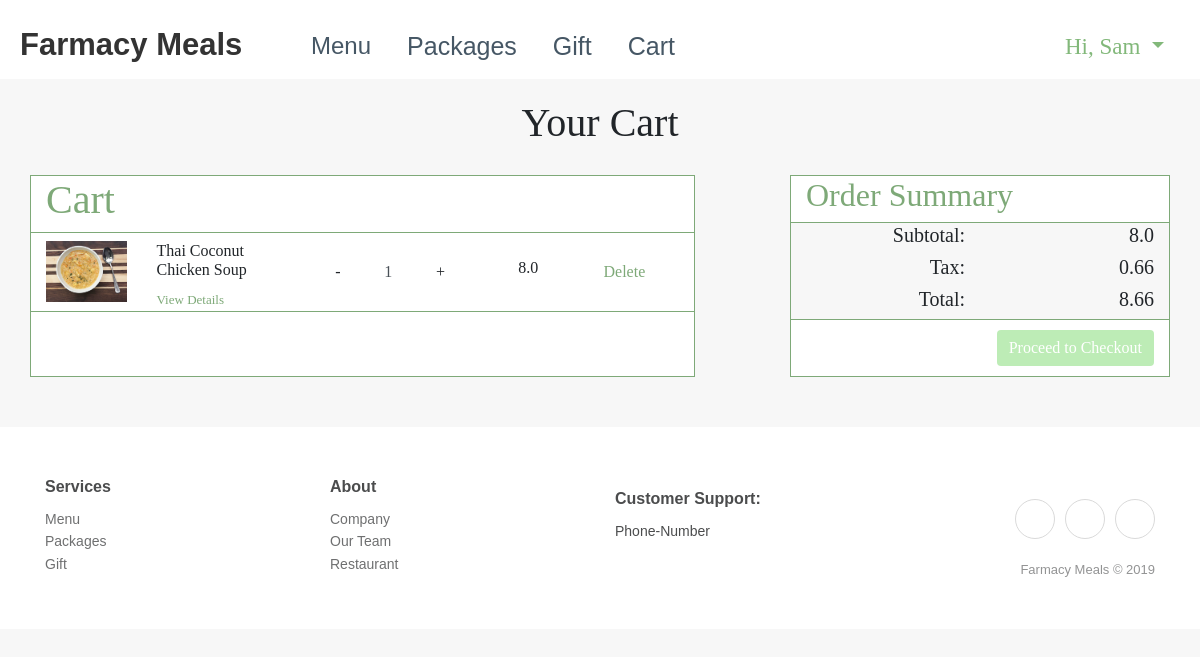
/cart (signed in), run on the app's committed database.
### app/models.py (models this page shows, shortened)
class UserModel(UserMixin, db.Model):
    __tablename__ = "user"
    id = db.Column(db.Integer, primary_key=True)
    username = db.Column(db.String(64), index=True)
    email = db.Column(db.String(120), index=True, unique=True)
    password_hash = db.Column(db.String(128))
    first_name = db.Column(db.String(64), index=True, unique=False)
    last_name = db.Column(db.String(64), index=True, unique=False)
    address_line_1 = db.Column(db.String(64), index=True, unique=False)
    address_line_2 = db.Column(db.String(64), index=True, unique=False)
    city = db.Column(db.String(64), index=True, unique=False)
    state = db.Column(db.String(64), index=True, unique=False)
    zip_code = db.Column(db.String(64), index=True, unique=False)
    phone_number = db.Column(db.String(64), index=True, unique=False)
    picture = db.Column(db.String(64), index=True, unique=False)
    orders = db.relationship('OrderModel', backref='previous_orders')
    items = db.relationship('ItemModel', backref='my_items')
    system_controller_id = db.Column(db.Integer, db.ForeignKey('system.id'))
    def __repr__(self):
        return '<User {}>'.format(self.username)

class ItemModel(db.Model):
    __tablename__ = "item"
    id = db.Column(db.Integer, primary_key=True)
    name = db.Column(db.String(64), index=True, unique=False)
    cost = db.Column(db.Float, unique=False)
    picture_path = db.Column(db.String(64), index=True, unique=False)
    quantity = db.Column(db.Integer, index=True, unique=False)
    user_id = db.Column(db.Integer, db.ForeignKey('user.id'))
    order_id = db.Column(db.Integer, db.ForeignKey('order.id'))

### app/routes.py (the view)
@app.route('/cart', methods=['GET', 'POST'])
def cart():
    user = UserModel.query.filter_by(username=current_user.username).first_or_404()
    print(user)
    subtotal = 0
    for item in user.items:
        subtotal = subtotal + (item.cost * item.quantity)
    subtotal = round(subtotal, 2)
    tax = subtotal * .0825
    tax = round(tax, 2)
    total = tax + subtotal
    total = round(total, 2)
    return render_template('cart.html', user_items = user.items, num_user_items = len(user.items), subtotal=subtotal, tax = tax, total = total)

### app/models.py (called while the page is built)
@login.user_loader
def load_user(id):
    return UserModel.query.get(int(id))

### app/templates/cart.html (shortened to what this page needs)
{% extends "base.html" %}
{% block css %}
<link rel="stylesheet" href="{{ url_for('static', filename='css/cart.styles.min.css') }}">
{% endblock %}
{% block content %}
<div>
    <div class="container" style="font-family: 'Noto Serif KR', serif; padding-bottom:50px;">
            <div class="row">
                <div class="col" style="border: 10px;">
                    <h1 class="text-center" style="padding: 20px;">Your Cart</h1>
                </div>
            </div>
            <div class="row">
                <div class="col-sm-12 col-md-7 col-lg-7 col-xl-7 offset-md-0 offset-lg-0 offset-xl-0" style="background-color: white;">
                    <div class="row">
                        <div class="col-md-12">
                            <h1 style="color: #7ea978;">Cart</h1>
                        </div>
                    </div>
                    {% if num_user_items == 0 %}
                    <div class="row d-flex d-sm-flex d-xl-flex">
                        <div class="col">
                            <h2 style="color: black; text-align: center; padding-top: 40px">Empty</h2>
                        </div>
                    </div>
                    {% else %}
                    {% for i in range(num_user_items) %}
                    <div class="row d-flex d-sm-flex d-xl-flex justify-content-center align-items-center justify-content-sm-center align-items-sm-center justify-content-xl-center align-items-xl-center">
                        <div class="col d-xl-flex justify-content-xl-center align-items-xl-center"><img class="img-fluid" src="{{ url_for('static', filename='/img/menuPage/chunckySoup.jpg') }}"></div>
                        <div class="col-3 col-sm-3">
                            <h6>{{ user_items[i].name }}</h6><a href="#" style="font-size: 13px;">View Details</a></div>
                        <div class="col-3">
                            <div class="d-flex align-items-center">
                                <div class="btn btn-items btn-items-decrease">-</div>
                                    <input type="text" value="{{ user_items[i].quantity }}" class="form-control text-center border-0 border-md input-items">
                                <div class="btn btn-items btn-items-increase">+</div>
                            </div>
                        </div>
                        <div class="col">
                            <h6 class="text-center">{{user_items[i].cost * user_items[i].quantity}}</h6>
                        </div>
                        <div class="col"><a href="#" style="padding: 5px;">Delete</a></div>
                    </div>
                    {% endfor %}
                    {% endif %}
                </div>
                <div class="col-10 col-sm-8 col-md-4 col-lg-4 col-xl-4 offset-1 offset-sm-2 offset-md-1 offset-lg-1 offset-xl-1">
                    <div class="row" style="background-color: white;">
                        <div class="col-12 col-sm-12">
                            <h2>Order Summary</h2>
                        </div>
                    </div>
                    <div class="row" style="border-left: 1px solid;border-right: 1px solid;border-color: #7ea978; text-align: right;">
                        <div class="col-6 col-sm-6 col-md-6 col-lg-6 col-xl-6">
                            <h5>Subtotal:</h5>
                            <h5>Tax:</h5>
                            <h5>Total:</h5>
                        </div>
                        <div class="col-6 col-sm-6 col-md-6 col-lg-6 col-xl-6" style="text-align: right;">
                            <h5>{{ subtotal }}</h5>
                            <h5>{{ tax }}</h5>
                            <h5>{{ total }}</h5>
                        </div>
                    </div>
                    <div class="row" style="background-color: white;">
                        <div class="col-lg-12 offset-xl-0 text-right" style="padding-top: 10px;padding-bottom: 10px;border: 1px solid;border-color: #7ea978;"><button class="btn btn-primary" onclick="location.href='/checkout'" style="border: none;" type="button">Proceed to Checkout</button></div>
                    </div>
                </div>
            </div>
        </div>
    </div>
{% endblock %}

### app/templates/base.html (shortened to what this page needs)
<!DOCTYPE html>
<html class="text-dark">
<head>
    <link rel="stylesheet" href="https://cdnjs.cloudflare.com/ajax/libs/twitter-bootstrap/4.3.1/css/bootstrap.min.css">
    <link rel="stylesheet" href="https://cdnjs.cloudflare.com/ajax/libs/ionicons/2.0.1/css/ionicons.min.css">
    <link rel="stylesheet" href="{{ url_for('static', filename='css/base.styles.min.css') }}">
    {% block css %} {% endblock %}
</head>
<body>
    <div>
        <nav class="navbar navbar-light navbar-expand-lg navigation-clean-button" style="padding: 14px;">
            <div class="container-fluid"><a class="navbar-brand" href="/"
                    style="height: 35px;margin: 0px;font-size: 31px; width: 253px;padding: 0px;">Farmacy
                    Meals</a>
                <div class="collapse navbar-collapse flex-shrink-1" id="navcol-1">
                    <ul class="nav navbar-nav">
                        <li class="nav-item" role="presentation"><a class="nav-link" href="/menu"
                                style="font-size: 24px;">Menu</a></li>
                        <li class="nav-item" role="presentation"><a class="nav-link" href="/packages"
                                style="font-size: 25px;">Packages</a></li>
                        <li class="nav-item" role="presentation"><a class="nav-link" href="/gift"
                                style="font-size: 25px;">Gift</a></li>
                        <li class="nav-item" role="presentation"><a class="nav-link" href="/cart"
                                style="font-size: 25px;">Cart</a></li>
                    </ul>
                    {% if current_user.username %}
                    <div class="nav-item dropdown ml-auto" style="font-size: 23px; font-family: 'Noto Serif KR', serif;"><a
                            class="dropdown-toggle nav-link" data-toggle="dropdown" aria-expanded="false"
                            style="color:#82b87a;" href="#">Hi,
                            {{ current_user.first_name }}&nbsp;</a>
                    </div>
                    {% else %}
                    </ul>
                    <span class="ml-auto navbar-text actions"> <a class="btn btn-light action-button" role="button"
                            href="/login" style="background-color: #bdecb6;">Log in</a></span>
                    {% endif %}
                </div>
            </div>
        </nav>
    </div>
    {% block content %} {% endblock %}
    <div class="footer-clean">
        <footer>
            <div class="container">
                <div class="row">
                    <div class="col-sm-4 col-md-3 item">
                        <h3>Services</h3>
                        <ul>
                            <li><a href="#">Menu</a></li>
                            <li><a href="#">Packages</a></li>
                            <li><a href="#">Gift</a></li>
                        </ul>
                    </div>
                    <div class="col-sm-4 col-md-3 item">
                        <h3>About</h3>
                        <ul>
                            <li><a href="#">Company</a></li>
                            <li><a href="#">Our Team</a></li>
                            <li><a href="#">Restaurant</a></li>
                        </ul>
                    </div>
                    <div class="col-sm-4 col-md-3 item">
                        <h3>Customer Support:</h3>
                        <ul>
                            <li>Phone-Number</li>
                        </ul>
                    </div>
                    <div class="col-lg-3 item social"><a href="#"></a><a
                            href="#"></a><a href="#"></a>
                        <p class="copyright">Farmacy Meals © 2019</p>
                    </div>
                </div>
            </div>
        </footer>
    </div>
</body>

### data on the page
UserModel: first_name "Sam"
ItemModel: name "Thai Coconut Chicken Soup", quantity "1", user_items[i].cost*user_items[i].quantity "8.0"

### other printed values
{{ subtotal }} "8.0"
{{ tax }} "0.66"
{{ total }} "8.66"
